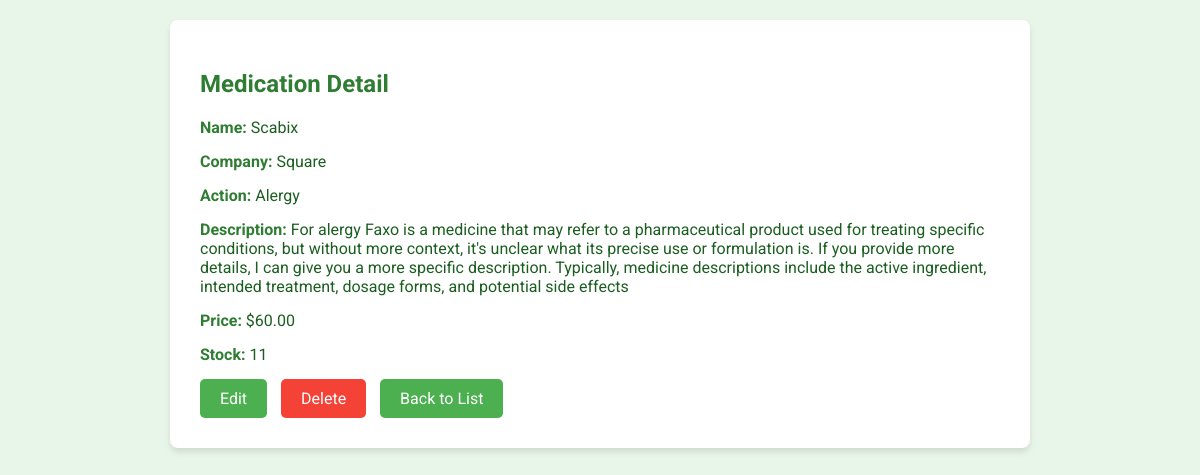
The page /medications/1/ on the database its author committed.
### hospital/models.py (models this page shows, shortened)
class Medication(models.Model):
    name = models.CharField(max_length=100)
    company = models.CharField(max_length=100, default='Unknown')  # Add default value
    action = models.TextField(blank=True)
    description = models.TextField(blank=True)
    price = models.DecimalField(max_digits=10, decimal_places=2, validators=[MinValueValidator(0)])
    stock = models.PositiveIntegerField(default=0)

### hospital/views.py (the view)
# urls.py: path('medications/<int:pk>/', views.MedicationDetailView.as_view(),
class MedicationDetailView(DetailView):
    model = Medication
    template_name = 'hospital/medication_detail.html'
    context_object_name = 'medication'

### hospital/templates/hospital/medication_detail.html (shortened to what this page needs)
<!DOCTYPE html>
<html lang="en">
<head>
</head>
<body>
    <div class="container">
        <h2>Medication Detail</h2>
        <div class="detail-item">
            <span class="detail-label">Name:</span> {{ medication.name }}
        </div>
        <div class="detail-item">
            <span class="detail-label">Company:</span> {{ medication.company }}
        </div>
        <div class="detail-item">
            <span class="detail-label">Action:</span> {{ medication.action }}
        </div>
        <div class="detail-item">
            <span class="detail-label">Description:</span> {{ medication.description }}
        </div>
        <div class="detail-item">
            <span class="detail-label">Price:</span> ${{ medication.price }}
        </div>
        <div class="detail-item">
            <span class="detail-label">Stock:</span> {{ medication.stock }}
        </div>
        <div>
            <a href="{% url 'medication_update' medication.pk %}" class="btn">Edit</a>
            <a href="{% url 'medication_delete' medication.pk %}" class="btn btn-secondary">Delete</a>
            <a href="{% url 'medication_list' %}" class="btn">Back to List</a>
        </div>
    </div>
</body>
</html>

### hospital/templates/hospital/medication_detail.html (style rules this page uses)
body { font-family: 'Roboto', sans-serif; background-color: #e8f5e9; margin: 0; padding: 20px; color: #1b5e20; }
.container { max-width: 800px; margin: 0 auto; background-color: #ffffff; padding: 30px; border-radius: 8px; box-shadow: 0 4px 6px rgba(0, 0, 0, 0.1); }
h2 { color: #2e7d32; margin-bottom: 20px; }
.detail-item { margin-bottom: 15px; }
.detail-label { font-weight: bold; color: #2e7d32; }
.btn { display: inline-block; padding: 10px 20px; background-color: #4caf50; color: #ffffff; text-decoration: none; border-radius: 5px; transition: background-color 0.3s ease; margin-right: 10px; }
.btn-secondary { background-color: #f44336; }

### rows shown on the page
Medication: name "Scabix", company "Square", action "Alergy", description "For alergy Faxo is a medicine that may refer to a pharmaceutical product used for treating specific conditions, but without more context, it's unclear what its precise use or formulation is. If you provide more details, I can give you a more specific description. Typically, medicine descriptions include the active ingredient, intended treatment, dosage forms, and potential side effects", price "60.00", stock "11"
